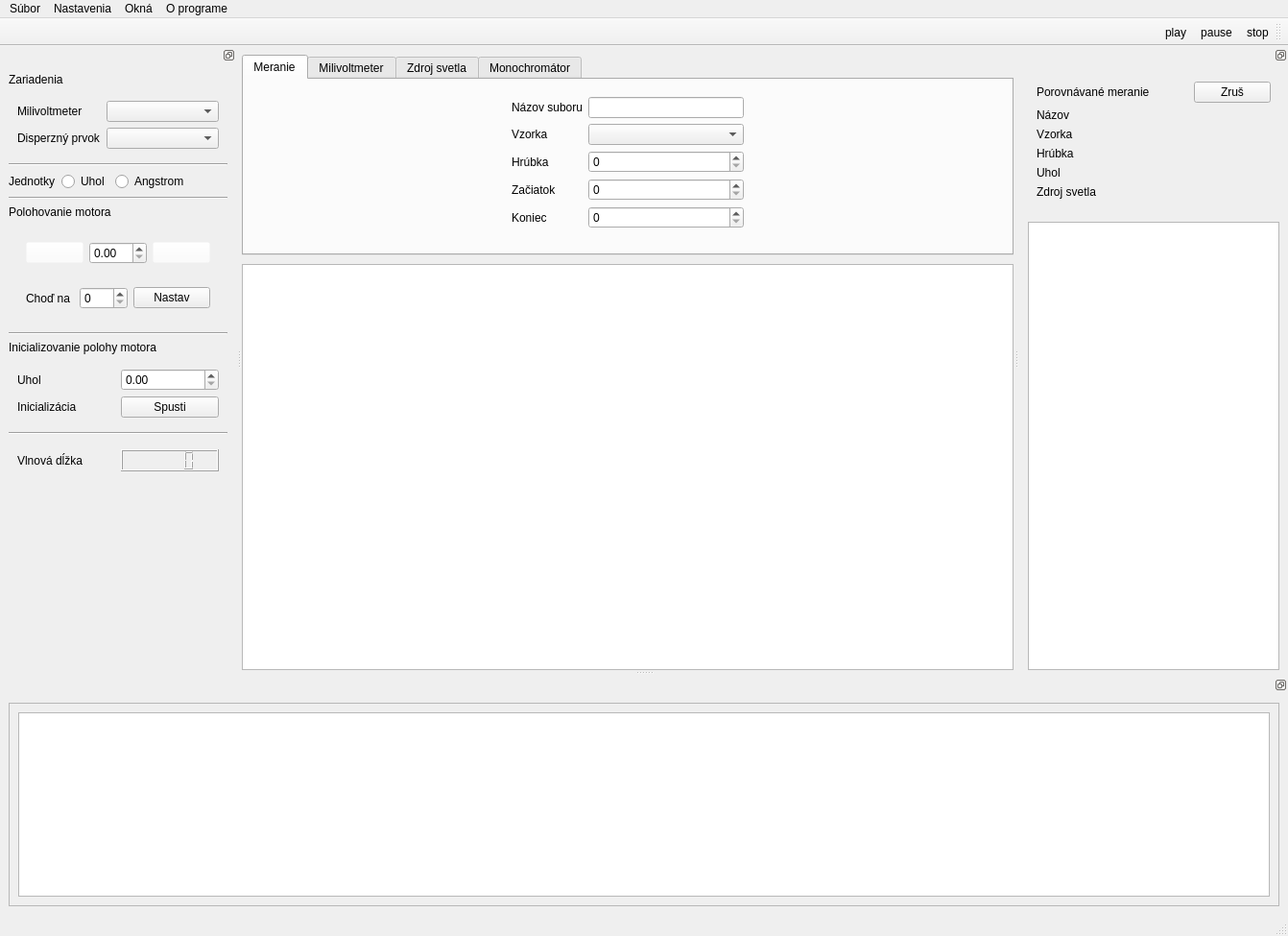
<?xml version="1.0" encoding="UTF-8"?>
<ui version="4.0">
 <class>MainWindow</class>
 <widget class="QMainWindow" name="MainWindow">
  <property name="windowModality">
   <enum>Qt::ApplicationModal</enum>
  </property>
  <property name="geometry">
   <rect>
    <x>0</x>
    <y>0</y>
    <width>1342</width>
    <height>975</height>
   </rect>
  </property>
  <property name="windowTitle">
   <string>ARTKEPS</string>
  </property>
  <property name="styleSheet">
   <string notr="true"/>
  </property>
  <property name="dockNestingEnabled">
   <bool>true</bool>
  </property>
  <property name="dockOptions">
   <set>QMainWindow::AllowNestedDocks|QMainWindow::AllowTabbedDocks|QMainWindow::AnimatedDocks|QMainWindow::GroupedDragging|QMainWindow::VerticalTabs</set>
  </property>
  <widget class="QWidget" name="central_widget">
   <layout class="QGridLayout" name="gridLayout" rowstretch="2,5">
    <property name="leftMargin">
     <number>0</number>
    </property>
    <property name="topMargin">
     <number>0</number>
    </property>
    <property name="rightMargin">
     <number>0</number>
    </property>
    <property name="bottomMargin">
     <number>0</number>
    </property>
    <property name="spacing">
     <number>0</number>
    </property>
    <item row="0" column="0">
     <widget class="QWidget" name="measurement_config_menu" native="true">
      <layout class="QGridLayout" name="gridLayout_7">
       <property name="leftMargin">
        <number>0</number>
       </property>
       <property name="rightMargin">
        <number>0</number>
       </property>
       <item row="0" column="1">
        <widget class="QTabWidget" name="measurement_config_menu_tabs">
         <property name="currentIndex">
          <number>0</number>
         </property>
         <widget class="QWidget" name="measurement_config_tab">
          <attribute name="title">
           <string>Meranie</string>
          </attribute>
          <layout class="QHBoxLayout" name="horizontalLayout_2">
           <item>
            <spacer name="horizontalSpacer_5">
             <property name="orientation">
              <enum>Qt::Horizontal</enum>
             </property>
             <property name="sizeHint" stdset="0">
              <size>
               <width>40</width>
               <height>20</height>
              </size>
             </property>
            </spacer>
           </item>
           <item>
            <widget class="QWidget" name="measurement_config_menu_meas_widget" native="true">
             <property name="styleSheet">
              <string notr="true"/>
             </property>
             <layout class="QFormLayout" name="formLayout">
              <item row="0" column="0">
               <widget class="QLabel" name="measurement_config_menu_filename_label">
                <property name="text">
                 <string>Názov suboru</string>
                </property>
               </widget>
              </item>
              <item row="0" column="1">
               <widget class="QLineEdit" name="measurement_config_menu_filename_ledit">
                <property name="styleSheet">
                 <string notr="true"/>
                </property>
               </widget>
              </item>
              <item row="1" column="0">
               <widget class="QLabel" name="measurement_config_menu_sample_label">
                <property name="text">
                 <string>Vzorka</string>
                </property>
               </widget>
              </item>
              <item row="1" column="1">
               <widget class="QComboBox" name="measurement_config_menu_sample_cbox"/>
              </item>
              <item row="2" column="0">
               <widget class="QLabel" name="measurement_config_menu_width_label">
                <property name="text">
                 <string>Hrúbka</string>
                </property>
               </widget>
              </item>
              <item row="2" column="1">
               <widget class="QSpinBox" name="measurement_config_menu_width_sbox"/>
              </item>
              <item row="3" column="0">
               <widget class="QLabel" name="measurement_config_menu_start_label">
                <property name="text">
                 <string>Začiatok</string>
                </property>
               </widget>
              </item>
              <item row="3" column="1">
               <widget class="QSpinBox" name="measurement_config_menu_start_sbox"/>
              </item>
              <item row="4" column="0">
               <widget class="QLabel" name="measurement_config_menu_end_label">
                <property name="text">
                 <string>Koniec</string>
                </property>
               </widget>
              </item>
              <item row="4" column="1">
               <widget class="QSpinBox" name="measurement_config_menu_end_sbox"/>
              </item>
              <item row="5" column="1">
               <spacer name="verticalSpacer_3">
                <property name="orientation">
                 <enum>Qt::Vertical</enum>
                </property>
                <property name="sizeHint" stdset="0">
                 <size>
                  <width>20</width>
                  <height>40</height>
                 </size>
                </property>
               </spacer>
              </item>
             </layout>
            </widget>
           </item>
           <item>
            <spacer name="horizontalSpacer_4">
             <property name="orientation">
              <enum>Qt::Horizontal</enum>
             </property>
             <property name="sizeHint" stdset="0">
              <size>
               <width>40</width>
               <height>20</height>
              </size>
             </property>
            </spacer>
           </item>
          </layout>
         </widget>
         <widget class="QWidget" name="voltmeter_tab">
          <attribute name="title">
           <string>Milivoltmeter</string>
          </attribute>
          <layout class="QHBoxLayout" name="horizontalLayout_4">
           <item>
            <spacer name="horizontalSpacer_6">
             <property name="orientation">
              <enum>Qt::Horizontal</enum>
             </property>
             <property name="sizeHint" stdset="0">
              <size>
               <width>40</width>
               <height>20</height>
              </size>
             </property>
            </spacer>
           </item>
           <item>
            <widget class="QWidget" name="measurement_config_menu_volt_widget" native="true">
             <layout class="QFormLayout" name="formLayout_2">
              <item row="1" column="0">
               <widget class="QLabel" name="measurement_config_menu_ref_label">
                <property name="text">
                 <string>Ref</string>
                </property>
               </widget>
              </item>
              <item row="1" column="1">
               <widget class="QSpinBox" name="measurement_config_menu_ref_sbox">
                <property name="sizePolicy">
                 <sizepolicy hsizetype="Expanding" vsizetype="Expanding">
                  <horstretch>0</horstretch>
                  <verstretch>0</verstretch>
                 </sizepolicy>
                </property>
                <property name="minimumSize">
                 <size>
                  <width>0</width>
                  <height>0</height>
                 </size>
                </property>
               </widget>
              </item>
              <item row="2" column="0">
               <widget class="QLabel" name="measurement_config_menu_time_const_label">
                <property name="text">
                 <string>Tc</string>
                </property>
               </widget>
              </item>
              <item row="2" column="1">
               <widget class="QDoubleSpinBox" name="measurement_config_menu_time_const_dsbox"/>
              </item>
              <item row="5" column="0">
               <widget class="QLabel" name="measurement_config_menu_span_label">
                <property name="text">
                 <string>Rozsah</string>
                </property>
               </widget>
              </item>
              <item row="5" column="1">
               <widget class="QDoubleSpinBox" name="measurement_config_menu_span_dsbox"/>
              </item>
              <item row="6" column="1">
               <widget class="QCheckBox" name="measurement_config_menu_span_auto_check">
                <property name="text">
                 <string>Auto</string>
                </property>
               </widget>
              </item>
              <item row="7" column="0">
               <widget class="QLabel" name="measurement_config_menu_angle_label">
                <property name="text">
                 <string>Uhol</string>
                </property>
               </widget>
              </item>
              <item row="7" column="1">
               <widget class="QSpinBox" name="measurement_config_menu_angle_sbox"/>
              </item>
              <item row="8" column="1">
               <spacer name="verticalSpacer_2">
                <property name="orientation">
                 <enum>Qt::Vertical</enum>
                </property>
                <property name="sizeHint" stdset="0">
                 <size>
                  <width>20</width>
                  <height>40</height>
                 </size>
                </property>
               </spacer>
              </item>
             </layout>
            </widget>
           </item>
           <item>
            <spacer name="horizontalSpacer_2">
             <property name="orientation">
              <enum>Qt::Horizontal</enum>
             </property>
             <property name="sizeHint" stdset="0">
              <size>
               <width>40</width>
               <height>20</height>
              </size>
             </property>
            </spacer>
           </item>
          </layout>
         </widget>
         <widget class="QWidget" name="light_source_tab">
          <attribute name="title">
           <string>Zdroj svetla</string>
          </attribute>
          <layout class="QHBoxLayout" name="horizontalLayout_5">
           <item>
            <spacer name="horizontalSpacer_7">
             <property name="orientation">
              <enum>Qt::Horizontal</enum>
             </property>
             <property name="sizeHint" stdset="0">
              <size>
               <width>40</width>
               <height>20</height>
              </size>
             </property>
            </spacer>
           </item>
           <item>
            <widget class="QWidget" name="measurement_config_menu_light_widget" native="true">
             <layout class="QFormLayout" name="formLayout_3">
              <item row="1" column="0">
               <widget class="QLabel" name="measurement_config_menu_halogen_label">
                <property name="text">
                 <string>Halogen</string>
                </property>
               </widget>
              </item>
              <item row="1" column="1">
               <widget class="QComboBox" name="measurement_config_menu_halogen_cbox"/>
              </item>
              <item row="2" column="0">
               <widget class="QLabel" name="measurement_config_menu_deuterium_label">
                <property name="text">
                 <string>Deuterium</string>
                </property>
               </widget>
              </item>
              <item row="2" column="1">
               <widget class="QComboBox" name="measurement_config_menu_deuterium_cbox"/>
              </item>
              <item row="3" column="0">
               <widget class="QLabel" name="measurement_config_menu_laser_label">
                <property name="text">
                 <string>Laser</string>
                </property>
               </widget>
              </item>
              <item row="3" column="1">
               <widget class="QLineEdit" name="measurement_config_menu_laser_ledit"/>
              </item>
              <item row="4" column="0">
               <widget class="QLabel" name="measurement_config_menu_temp_label">
                <property name="text">
                 <string>Teplota</string>
                </property>
               </widget>
              </item>
              <item row="6" column="1">
               <spacer name="verticalSpacer_4">
                <property name="orientation">
                 <enum>Qt::Vertical</enum>
                </property>
                <property name="sizeHint" stdset="0">
                 <size>
                  <width>20</width>
                  <height>40</height>
                 </size>
                </property>
               </spacer>
              </item>
              <item row="5" column="1">
               <widget class="QComboBox" name="measurement_config_menu_temp_qbox"/>
              </item>
              <item row="4" column="1">
               <widget class="QDoubleSpinBox" name="measurement_config_menu_temp_sbox"/>
              </item>
             </layout>
            </widget>
           </item>
           <item>
            <spacer name="horizontalSpacer_3">
             <property name="orientation">
              <enum>Qt::Horizontal</enum>
             </property>
             <property name="sizeHint" stdset="0">
              <size>
               <width>40</width>
               <height>20</height>
              </size>
             </property>
            </spacer>
           </item>
          </layout>
         </widget>
         <widget class="QWidget" name="monochromator_tab">
          <attribute name="title">
           <string>Monochromátor</string>
          </attribute>
          <layout class="QHBoxLayout" name="horizontalLayout_3">
           <item>
            <spacer name="horizontalSpacer_9">
             <property name="orientation">
              <enum>Qt::Horizontal</enum>
             </property>
             <property name="sizeHint" stdset="0">
              <size>
               <width>40</width>
               <height>20</height>
              </size>
             </property>
            </spacer>
           </item>
           <item>
            <widget class="QWidget" name="widget_2" native="true">
             <layout class="QFormLayout" name="formLayout_5">
              <item row="0" column="0">
               <widget class="QLabel" name="label_3">
                <property name="text">
                 <string>PMT</string>
                </property>
               </widget>
              </item>
              <item row="0" column="1">
               <widget class="QLineEdit" name="lineEdit"/>
              </item>
              <item row="3" column="1">
               <widget class="QComboBox" name="comboBox"/>
              </item>
              <item row="3" column="0">
               <widget class="QLabel" name="label_4">
                <property name="text">
                 <string>Napatie</string>
                </property>
               </widget>
              </item>
             </layout>
            </widget>
           </item>
           <item>
            <spacer name="horizontalSpacer_10">
             <property name="orientation">
              <enum>Qt::Horizontal</enum>
             </property>
             <property name="sizeHint" stdset="0">
              <size>
               <width>40</width>
               <height>20</height>
              </size>
             </property>
            </spacer>
           </item>
          </layout>
         </widget>
        </widget>
       </item>
      </layout>
     </widget>
    </item>
    <item row="1" column="0">
     <widget class="QGraphicsView" name="graph_view"/>
    </item>
   </layout>
  </widget>
  <widget class="QMenuBar" name="menubar">
   <property name="geometry">
    <rect>
     <x>0</x>
     <y>0</y>
     <width>1342</width>
     <height>21</height>
    </rect>
   </property>
   <widget class="QMenu" name="menu_file">
    <property name="title">
     <string>Súbor</string>
    </property>
    <addaction name="action_new"/>
    <addaction name="action_open"/>
    <addaction name="action_save"/>
    <addaction name="action_save_as"/>
    <addaction name="action_save_as_template"/>
    <addaction name="separator"/>
    <addaction name="action_exit"/>
   </widget>
   <widget class="QMenu" name="menu_settings">
    <property name="title">
     <string>Nastavenia</string>
    </property>
   </widget>
   <widget class="QMenu" name="menu_windows">
    <property name="title">
     <string>Okná</string>
    </property>
   </widget>
   <widget class="QMenu" name="menu_about">
    <property name="title">
     <string>O programe</string>
    </property>
   </widget>
   <addaction name="menu_file"/>
   <addaction name="menu_settings"/>
   <addaction name="menu_windows"/>
   <addaction name="menu_about"/>
  </widget>
  <widget class="QStatusBar" name="statusbar"/>
  <widget class="QToolBar" name="measurment_controls_toolbar">
   <property name="sizePolicy">
    <sizepolicy hsizetype="Expanding" vsizetype="Fixed">
     <horstretch>0</horstretch>
     <verstretch>0</verstretch>
    </sizepolicy>
   </property>
   <property name="windowTitle">
    <string>toolBar</string>
   </property>
   <property name="layoutDirection">
    <enum>Qt::RightToLeft</enum>
   </property>
   <attribute name="toolBarArea">
    <enum>TopToolBarArea</enum>
   </attribute>
   <attribute name="toolBarBreak">
    <bool>false</bool>
   </attribute>
   <addaction name="action_stop"/>
   <addaction name="action_pause"/>
   <addaction name="action_play"/>
  </widget>
  <widget class="QDockWidget" name="devices_controls_dock_widget">
   <property name="sizePolicy">
    <sizepolicy hsizetype="Preferred" vsizetype="Preferred">
     <horstretch>0</horstretch>
     <verstretch>0</verstretch>
    </sizepolicy>
   </property>
   <property name="features">
    <set>QDockWidget::DockWidgetFloatable|QDockWidget::DockWidgetMovable</set>
   </property>
   <property name="allowedAreas">
    <set>Qt::LeftDockWidgetArea|Qt::RightDockWidgetArea</set>
   </property>
   <attribute name="dockWidgetArea">
    <number>1</number>
   </attribute>
   <widget class="QWidget" name="dockWidgetContents_3">
    <layout class="QVBoxLayout" name="verticalLayout_5">
     <item>
      <widget class="QLabel" name="devices_controls_devices_selection_label">
       <property name="text">
        <string>Zariadenia</string>
       </property>
      </widget>
     </item>
     <item>
      <widget class="QWidget" name="devices_controls_devices_selection_widget" native="true">
       <layout class="QFormLayout" name="formLayout_4">
        <item row="0" column="0">
         <widget class="QLabel" name="devices_controls_devices_selection_volt_label">
          <property name="text">
           <string>Milivoltmeter</string>
          </property>
         </widget>
        </item>
        <item row="0" column="1">
         <widget class="QComboBox" name="devices_controls_devices_selection_volt_cbox"/>
        </item>
        <item row="1" column="0">
         <widget class="QLabel" name="devices_controls_devices_selection_disperse_label">
          <property name="text">
           <string>Disperzný prvok</string>
          </property>
         </widget>
        </item>
        <item row="1" column="1">
         <widget class="QComboBox" name="devices_controls_devices_selection_disperse_cbox"/>
        </item>
       </layout>
      </widget>
     </item>
     <item>
      <widget class="Line" name="line_2">
       <property name="orientation">
        <enum>Qt::Horizontal</enum>
       </property>
      </widget>
     </item>
     <item>
      <layout class="QHBoxLayout" name="horizontalLayout">
       <item>
        <widget class="QLabel" name="label_2">
         <property name="text">
          <string>Jednotky</string>
         </property>
        </widget>
       </item>
       <item>
        <widget class="QRadioButton" name="radioButton">
         <property name="text">
          <string>Uhol</string>
         </property>
        </widget>
       </item>
       <item>
        <widget class="QRadioButton" name="radioButton_2">
         <property name="text">
          <string>Angstrom</string>
         </property>
        </widget>
       </item>
       <item>
        <spacer name="horizontalSpacer">
         <property name="orientation">
          <enum>Qt::Horizontal</enum>
         </property>
         <property name="sizeHint" stdset="0">
          <size>
           <width>40</width>
           <height>20</height>
          </size>
         </property>
        </spacer>
       </item>
      </layout>
     </item>
     <item>
      <widget class="Line" name="line">
       <property name="orientation">
        <enum>Qt::Horizontal</enum>
       </property>
      </widget>
     </item>
     <item>
      <widget class="QLabel" name="devices_controls_engine_positioning_label">
       <property name="text">
        <string>Polohovanie motora</string>
       </property>
      </widget>
     </item>
     <item>
      <widget class="QWidget" name="devices_controls_engine_positioning_widget" native="true">
       <layout class="QVBoxLayout" name="verticalLayout_6">
        <item>
         <widget class="QWidget" name="devices_controls_devices_engine_controls_widget" native="true">
          <layout class="QHBoxLayout" name="horizontalLayout_6">
           <item>
            <widget class="QPushButton" name="devices_controls_engine_positioning_left_btn">
             <property name="styleSheet">
              <string notr="true">background-color: rgba(255, 255, 255, 0);</string>
             </property>
             <property name="text">
              <string/>
             </property>
             <property name="icon">
              <iconset>
               <normaloff>C:/Users/Administrator/.designer/backup/theme-20221019T043916Z-001/theme/icons/keyboard_arrow_left_FILL0_wght400_GRAD0_opsz48.svg</normaloff>C:/Users/Administrator/.designer/backup/theme-20221019T043916Z-001/theme/icons/keyboard_arrow_left_FILL0_wght400_GRAD0_opsz48.svg</iconset>
             </property>
            </widget>
           </item>
           <item>
            <widget class="QDoubleSpinBox" name="devices_controls_engine_positioning_step_sbox"/>
           </item>
           <item>
            <widget class="QPushButton" name="devices_controls_engine_positioning_right_btn">
             <property name="styleSheet">
              <string notr="true">background-color: rgba(255, 255, 255, 0);</string>
             </property>
             <property name="text">
              <string/>
             </property>
             <property name="icon">
              <iconset>
               <normaloff>C:/Users/Administrator/.designer/backup/theme-20221019T043916Z-001/theme/icons/keyboard_arrow_right_FILL0_wght400_GRAD0_opsz48.svg</normaloff>C:/Users/Administrator/.designer/backup/theme-20221019T043916Z-001/theme/icons/keyboard_arrow_right_FILL0_wght400_GRAD0_opsz48.svg</iconset>
             </property>
            </widget>
           </item>
          </layout>
         </widget>
        </item>
        <item>
         <widget class="QWidget" name="devices_controls_devices_goto_widget" native="true">
          <layout class="QGridLayout" name="gridLayout_2">
           <item row="1" column="0">
            <widget class="QLabel" name="devices_controls_goto_label">
             <property name="text">
              <string>Choď na</string>
             </property>
            </widget>
           </item>
           <item row="1" column="1">
            <widget class="QSpinBox" name="devices_controls_goto_sbox"/>
           </item>
           <item row="1" column="2">
            <widget class="QPushButton" name="devices_controls_goto_btn">
             <property name="text">
              <string>Nastav</string>
             </property>
            </widget>
           </item>
          </layout>
         </widget>
        </item>
       </layout>
      </widget>
     </item>
     <item>
      <widget class="Line" name="line_3">
       <property name="orientation">
        <enum>Qt::Horizontal</enum>
       </property>
      </widget>
     </item>
     <item>
      <widget class="QLabel" name="devices_controls_engine_settings_label">
       <property name="text">
        <string>Inicializovanie polohy motora</string>
       </property>
      </widget>
     </item>
     <item>
      <widget class="QWidget" name="devices_controls_engine_settings_widget" native="true">
       <layout class="QGridLayout" name="gridLayout_3">
        <item row="1" column="1">
         <widget class="QPushButton" name="devices_controls_calibration_btn">
          <property name="text">
           <string>Spusti</string>
          </property>
         </widget>
        </item>
        <item row="1" column="0">
         <widget class="QLabel" name="devices_controls_calibration_label">
          <property name="text">
           <string>Inicializácia</string>
          </property>
         </widget>
        </item>
        <item row="0" column="0">
         <widget class="QLabel" name="label">
          <property name="text">
           <string>Uhol</string>
          </property>
         </widget>
        </item>
        <item row="0" column="1">
         <widget class="QDoubleSpinBox" name="doubleSpinBox"/>
        </item>
       </layout>
      </widget>
     </item>
     <item>
      <widget class="Line" name="line_4">
       <property name="orientation">
        <enum>Qt::Horizontal</enum>
       </property>
      </widget>
     </item>
     <item>
      <widget class="QWidget" name="devices_controls_current_wavelength_widget" native="true">
       <layout class="QHBoxLayout" name="horizontalLayout_7">
        <item>
         <widget class="QLabel" name="devices_controls_angle_label">
          <property name="text">
           <string>Vlnová dĺžka</string>
          </property>
         </widget>
        </item>
        <item>
         <widget class="QLCDNumber" name="lcdNumber"/>
        </item>
       </layout>
      </widget>
     </item>
     <item>
      <spacer name="verticalSpacer">
       <property name="orientation">
        <enum>Qt::Vertical</enum>
       </property>
       <property name="sizeHint" stdset="0">
        <size>
         <width>20</width>
         <height>40</height>
        </size>
       </property>
      </spacer>
     </item>
    </layout>
   </widget>
  </widget>
  <widget class="QDockWidget" name="log_dock_widget">
   <property name="features">
    <set>QDockWidget::DockWidgetFloatable|QDockWidget::DockWidgetMovable</set>
   </property>
   <attribute name="dockWidgetArea">
    <number>8</number>
   </attribute>
   <widget class="QWidget" name="dockWidgetContents_5">
    <layout class="QVBoxLayout" name="verticalLayout_3">
     <item>
      <widget class="QScrollArea" name="log_scroll_area">
       <property name="minimumSize">
        <size>
         <width>1304</width>
         <height>0</height>
        </size>
       </property>
       <property name="widgetResizable">
        <bool>true</bool>
       </property>
       <widget class="QWidget" name="scrollAreaWidgetContents">
        <property name="geometry">
         <rect>
          <x>0</x>
          <y>0</y>
          <width>1322</width>
          <height>210</height>
         </rect>
        </property>
        <layout class="QVBoxLayout" name="verticalLayout_4">
         <item>
          <widget class="QListView" name="log_list_view"/>
         </item>
        </layout>
       </widget>
      </widget>
     </item>
    </layout>
   </widget>
  </widget>
  <widget class="QDockWidget" name="comparative_file_dock_widget">
   <property name="features">
    <set>QDockWidget::DockWidgetFloatable|QDockWidget::DockWidgetMovable</set>
   </property>
   <attribute name="dockWidgetArea">
    <number>2</number>
   </attribute>
   <widget class="QWidget" name="dockWidgetContents">
    <layout class="QVBoxLayout" name="verticalLayout_2">
     <property name="bottomMargin">
      <number>0</number>
     </property>
     <item>
      <widget class="QWidget" name="comparative_file_info_widget" native="true">
       <layout class="QGridLayout" name="gridLayout_6">
        <item row="6" column="2">
         <widget class="QLabel" name="comparative_file_light_value_label">
          <property name="text">
           <string/>
          </property>
         </widget>
        </item>
        <item row="1" column="0">
         <widget class="QLabel" name="comparative_file_filename_label">
          <property name="text">
           <string>Názov</string>
          </property>
         </widget>
        </item>
        <item row="2" column="2">
         <widget class="QLabel" name="comparative_file_sample_value_label">
          <property name="text">
           <string/>
          </property>
         </widget>
        </item>
        <item row="2" column="0">
         <widget class="QLabel" name="comparative_file_sample_label">
          <property name="text">
           <string>Vzorka</string>
          </property>
         </widget>
        </item>
        <item row="3" column="2">
         <widget class="QLabel" name="comparative_file_width_value_label">
          <property name="text">
           <string/>
          </property>
         </widget>
        </item>
        <item row="5" column="2">
         <widget class="QLabel" name="comparative_file_angle_value_label">
          <property name="text">
           <string/>
          </property>
         </widget>
        </item>
        <item row="3" column="0">
         <widget class="QLabel" name="comparative_file_width_label">
          <property name="text">
           <string>Hrúbka</string>
          </property>
         </widget>
        </item>
        <item row="0" column="2">
         <widget class="QPushButton" name="comparative_file_unload_btn">
          <property name="text">
           <string>Zruš</string>
          </property>
         </widget>
        </item>
        <item row="5" column="0">
         <widget class="QLabel" name="comparative_file_angle_label">
          <property name="text">
           <string>Uhol</string>
          </property>
         </widget>
        </item>
        <item row="1" column="2">
         <widget class="QLabel" name="comparative_file_filename_value_label">
          <property name="text">
           <string/>
          </property>
         </widget>
        </item>
        <item row="6" column="0">
         <widget class="QLabel" name="comparative_file_light_label">
          <property name="text">
           <string>Zdroj svetla</string>
          </property>
         </widget>
        </item>
        <item row="0" column="0">
         <widget class="QLabel" name="comparative_file_widget_title_label">
          <property name="text">
           <string>Porovnávané meranie</string>
          </property>
         </widget>
        </item>
        <item row="0" column="1">
         <spacer name="horizontalSpacer_8">
          <property name="orientation">
           <enum>Qt::Horizontal</enum>
          </property>
          <property name="sizeHint" stdset="0">
           <size>
            <width>40</width>
            <height>20</height>
           </size>
          </property>
         </spacer>
        </item>
       </layout>
      </widget>
     </item>
     <item>
      <widget class="QWidget" name="comparative_file_dir_view_widget" native="true">
       <layout class="QVBoxLayout" name="verticalLayout">
        <property name="spacing">
         <number>0</number>
        </property>
        <property name="leftMargin">
         <number>0</number>
        </property>
        <property name="rightMargin">
         <number>0</number>
        </property>
        <property name="bottomMargin">
         <number>0</number>
        </property>
        <item>
         <widget class="QTreeView" name="comparative_file_dir_tree_view"/>
        </item>
       </layout>
      </widget>
     </item>
    </layout>
   </widget>
  </widget>
  <action name="action_play">
   <property name="icon">
    <iconset>
     <normaloff>C:/Users/Administrator/.designer/backup/theme-20221019T043916Z-001/theme/icons/play_circle_FILL0_wght400_GRAD0_opsz48.svg</normaloff>C:/Users/Administrator/.designer/backup/theme-20221019T043916Z-001/theme/icons/play_circle_FILL0_wght400_GRAD0_opsz48.svg</iconset>
   </property>
   <property name="text">
    <string>play</string>
   </property>
  </action>
  <action name="action_stop">
   <property name="icon">
    <iconset>
     <normaloff>C:/Users/Administrator/.designer/backup/theme-20221019T043916Z-001/theme/icons/stop_circle_FILL0_wght400_GRAD0_opsz48.svg</normaloff>C:/Users/Administrator/.designer/backup/theme-20221019T043916Z-001/theme/icons/stop_circle_FILL0_wght400_GRAD0_opsz48.svg</iconset>
   </property>
   <property name="text">
    <string>stop</string>
   </property>
  </action>
  <action name="action_pause">
   <property name="icon">
    <iconset>
     <normaloff>C:/Users/Administrator/.designer/backup/theme-20221019T043916Z-001/theme/icons/pause_circle_FILL0_wght400_GRAD0_opsz48.svg</normaloff>C:/Users/Administrator/.designer/backup/theme-20221019T043916Z-001/theme/icons/pause_circle_FILL0_wght400_GRAD0_opsz48.svg</iconset>
   </property>
   <property name="text">
    <string>pause</string>
   </property>
  </action>
  <action name="action_new">
   <property name="text">
    <string>Nový</string>
   </property>
  </action>
  <action name="action_open">
   <property name="text">
    <string>Otvor</string>
   </property>
  </action>
  <action name="action_save">
   <property name="text">
    <string>Uložiť</string>
   </property>
  </action>
  <action name="action_save_as">
   <property name="text">
    <string>Uložiť ako</string>
   </property>
  </action>
  <action name="action_save_as_template">
   <property name="text">
    <string>Uložiť ako šablónu</string>
   </property>
  </action>
  <action name="action_exit">
   <property name="text">
    <string>Ukončiť</string>
   </property>
  </action>
 </widget>
 <resources/>
 <connections/>
</ui>
